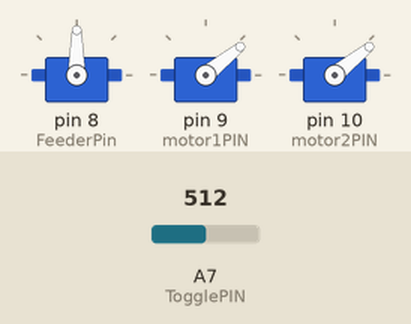
This sketch was run on a simulated Arduino Nano, built with avr-gcc and run on an emulated ATmega328P. Shown: 3 × servo. Inputs (shaded band) come from the test bench; at power-on: A7 (TogglePIN) = 512. What the sketch prints to the serial monitor is not drawn.

Above: at 6.2 s.
6.3 s: A7 (TogglePIN) set to 626
7.8 s: A7 (TogglePIN) set to 647
At 8.01 s:
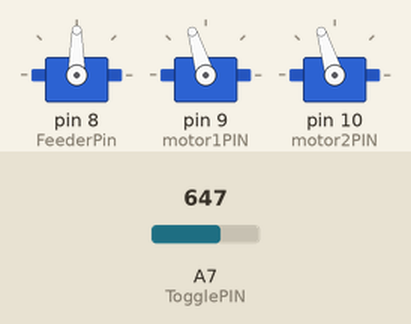
10.8 s: A7 (TogglePIN) set to 511
At 10.8 s:
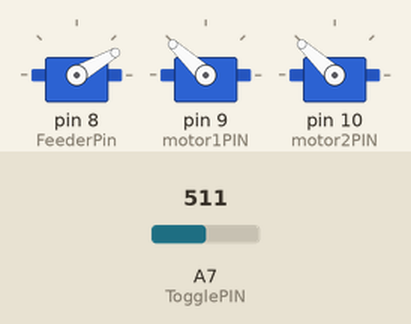
Timing chart, 0 to 13.8 s (numbered marks = the images above; inputs shaded):
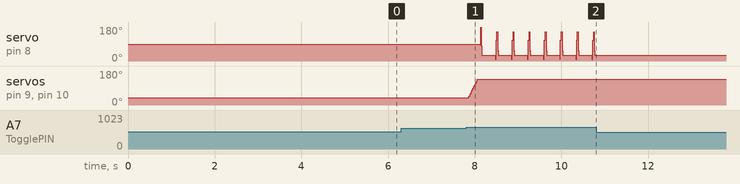

The sketch:

KillerDroneFromOuterSpace.ino
```cpp
//https://www.youtube.com/watch?time_continue=739&v=MvhqtOEihDg&feature=emb_title
//https://www.mediafire.com/folder/dx6kfaasyo24l/BLHeliSuite
//-> make interface -> Arduino BLHeli Bootloader


//Battery - > GND
//Trigger > D2
// Servo Signal (PULSE) > D9
// Servo Signal (PULSE) > D10

// Don't change the below setting

#include <Servo.h>
Servo motor1;               //ESC1
Servo motor2;               //ESC2
Servo Feeder;               //Servo feeder
float motorMIN = 950;       //motor min, motors disabled
float motorMID = 1450;      //motor MID
float motorMAX = 1960;      //motor max
float MotorCMD = motorMIN;  //Command sent to esc
int motor1PIN = 9;          //Arduino PIN D9
int motor2PIN = 10;         //Arduino PIN D10
int TogglePIN = A7;          //A High/Low toggle pin on FC, RevoltOSD is TX4 3,3v. (1023/5)*3.3=675, so to be safe we set limit to 640
int TogglePINActive = 640;  //(1023/5)*3.3=675, so to be safe we set limit to 640
int FeederPin = 8;          //Servo
int TogglePINState = 0;     // variable to store the read value
int angle = 10;             //Servo angle
int ServoSteps = 25;             //Servo angle
int LastAction = 0;         //when button pressed
//

void setup() {
    Feeder.attach(FeederPin);           //Attach PIN
    motor1.attach(motor1PIN);           //Attach PIN
    motor2.attach(motor2PIN);           //Attach PIN
    Serial.begin(57600);                //Serial Monitor
    motor1.write(motorMIN);
    motor2.write(motorMIN);
    delay(5000);
}

void FeedDart(){
 // from 0 to 180 degrees
  for(angle = 10; angle < 180; angle = angle + ServoSteps){
    Feeder.write(angle);
    delay(5);
  }
  // from 180 to 0 degrees
  for(angle = 180; angle > 10; angle = angle - ServoSteps){
    Feeder.write(angle);
    delay(5);
  }
delay(250);
}

void EnableMotors(){

    if(LastAction == 0){
        //Ramp up motors MAX RPM
        for(MotorCMD = motorMIN; MotorCMD < motorMAX; MotorCMD = MotorCMD + 50){
            Serial.println(MotorCMD);
            motor1.write(MotorCMD);
            motor2.write(MotorCMD);
            delay(10);
        }

    }else{
        MotorCMD = motorMAX;
        Serial.println(MotorCMD);
        motor1.write(MotorCMD);
        motor2.write(MotorCMD);

    }

        MotorCMD = motorMAX;
        Serial.println(MotorCMD);
        motor1.write(MotorCMD);
        motor2.write(MotorCMD);
    LastAction = 1;

}

void DeactiveateMotors(){


        //Ramp down motors min RPM
        for(MotorCMD = motorMAX; MotorCMD > motorMIN; MotorCMD = MotorCMD - 10){
            Serial.println(MotorCMD);
            motor1.write(MotorCMD);
            motor2.write(MotorCMD);
            delay(10);

            //Manual interrupt, check if button pressed while motors are spinning down
            ToggleState();

        }

    MotorCMD = motorMIN;        //Set motors MIN RPM
    Serial.println(MotorCMD);
    motor1.write(MotorCMD);
    motor2.write(MotorCMD);

    LastAction = 0;
}

void ToggleState(){

    TogglePINState = analogRead(TogglePIN);    //Read TogglePIN
    Serial.println(TogglePINState);

    if (TogglePINState > TogglePINActive){

        delay(50);
        TogglePINState = analogRead(TogglePIN);    //Read TogglePIN
        Serial.println(TogglePINState);
        //Doublecheck
        if (TogglePINState > TogglePINActive){

            //Check if motors already enabled
            if(LastAction == 1){
                FeedDart();     //Feed dart
            }else{
                EnableMotors(); //Start motors
                delay(25);     //sleep
                FeedDart();     //Feed dart
            }

            //Set last action to Enabled
            LastAction = 1;
        }

    }else{

      if(LastAction == 1){
        DeactiveateMotors(); //Start motors
        delay(25);          //sleep
      }

    }
}

void loop() {
    MotorCMD = motorMIN;
    //Check button
    ToggleState();
}
```

Measured:
- the behaviour switches between 640 and 641 on A7 (TogglePIN) (found by bisection; images 0 and 1)
- after the input at 7.8 s, servo on pin 9 (motor1PIN), servo on pin 10 (motor2PIN): moves from 39° to 137° over 0.21 s, starting after 0.06 s
- after the input at 10.8 s, servo on pin 8 (FeederPin): stops changing and stays 30°
